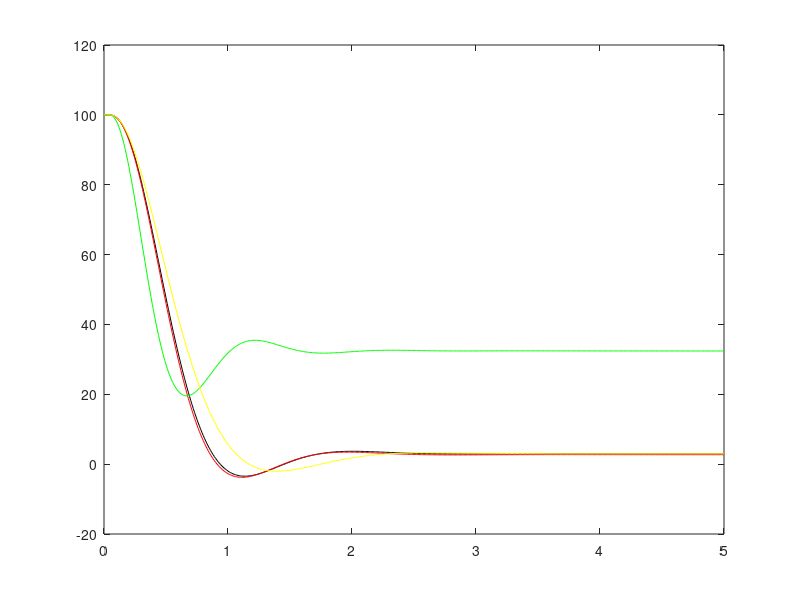
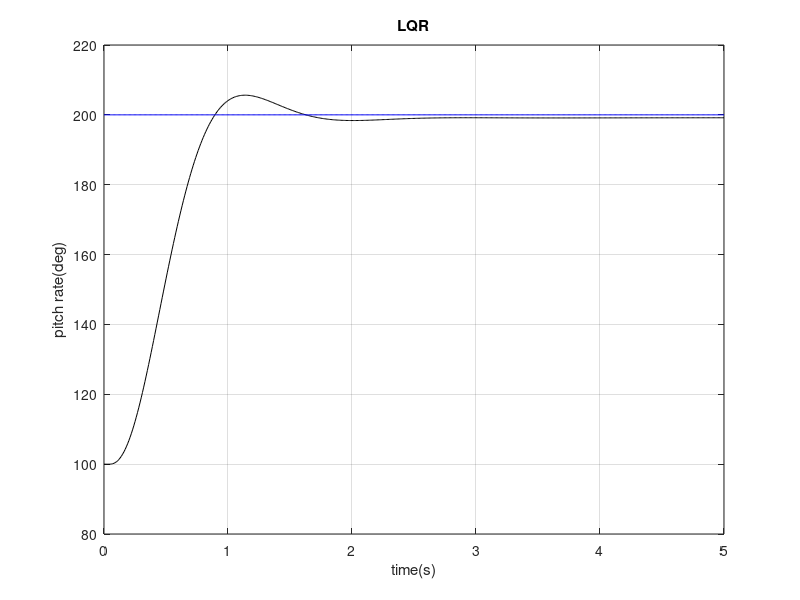

Reproduce these figures in MATLAB, in order. (Note: this script raises an error after producing the figures.)
clc; clear;
%% LQR Controller for altitude control
% Author: Andres Pulido
% November 2021

A = [ -0.0064, 9.2550, 0, -9.81, -0.896;
    -0.0234, -5.1414, 0, 0, 0.9519;
    0, 25., 0, -24.9836, 0;
    0, 0, 0, 0, 1.0;
    -0.7047, -485.6225, 0, 0, -31.4645
    ];
B = [-0.0520; 0.1016; 0; 0; 116.3];
C = eye(5);
D = [0;0;0;0;0];
Q = diag([1, 1, 1, 1, 1]);
R = 0.1;
P = ss(A, B, C, D);

Actuator = tf(20,[1, 20]);
K = lqr(A,B,Q,R);
PA = series(Actuator, P);

%% Regulation
T = feedback(PA,K,1,[1 2 3 4 5], -1);

t = 0:.01:5;
y = initial(T,[22.352; 0; 100; 0; 0; 0],t);
plot(t,y(:,3))


Q1 = diag([1, 1, 1.11, 1, 1]);
Q2 = diag([100, 1, 1, 1, 1]);
Q3 = diag([1, 100, 1, 1, 1]);
R = 1;
 
K = lqr(A,B,Q,R);
K1 = lqr(A,B,Q1,R);
K2 = lqr(A,B,Q2,R);
K3 = lqr(A,B,Q3,R);

T = feedback(PA,K,1,[1 2 3 4 5], -1);
T1 = feedback(PA,K1,1,[1 2 3 4 5], -1);
T2 = feedback(PA,K2,1,[1 2 3 4 5], -1);
T3 = feedback(PA,K3,1,[1 2 3 4 5], -1);

y1 = initial(T1,[22.352; 0; 100; 0; 0; 0],t);
y2 = initial(T2,[22.352; 0; 100; 0; 0; 0],t);
y3 = initial(T3,[22.352; 0; 100; 0; 0; 0],t);
y = initial(T,[22.352; 0; 100; 0; 0; 0],t);

figure(1)
plot(t,y(:,3),'k',t,y1(:,3),'r',t,y2(:,3),'g', t, y3(:,3),'y');
% figure(2)
% plot(t,y(:,4),'k',t,y1(:,4),'r',t,y2(:,4),'g', t, y3(:,4),'y');
% figure(3)
% plot(t,y2(:,3),'k',t,y3(:,3),'r',t,y4(:,3),'g');

%% Tracking
Abar = [A zeros(5,1);-[0 0 1 0 0] 0];
Bbar = [B;0];
 
Q = eye(6);
Q1 = diag([1, 1, 100, 1, 1, 1]);
Q2 = diag([100, 1, 1, 1, 1, 1]);
Q3 = diag([1, 100, 1, 1, 1, 1]);

R = 1;

X = series(K1(3),T);

% K = lqr(Abar,Bbar,Q,R);
K1 = lqr(Abar,Bbar,Q1,R);
% K2 = lqr(Abar,Bbar,Q2,R);
% K3 = lqr(Abar,Bbar,Q3,R);

%PAbar = series(Actuator, Pbar);

I = tf(1,[1 0]);
 
T = feedback(PA,K1(1:5),1,[1 2 3 4 5], -1);
G = series(I,-K1(6));
S = series(G,T);
X1 = feedback(S,1,1,3);
% T = feedback(P,K2(1:2),1,[1:2]);
% G = series(I,-K2(3));
% S = series(G,T);
% X2 = feedback(S,1,1,1);
% 
% T = feedback(P,K3(1:2),1,[1:2]);
% G = series(I,-K3(3));
% S = series(G,T);
% X3 = feedback(S,1,1,1);
 
% t = 0:.1:10;
% opt = stepDataOptions;
% opt.InputOffset = [100 0 0 0 0 ];
% opt.StepAmplitude = 100;
% [y1,t1] = step(X1,t, opt);
y = lsim(X, repelem(200,length(t)), t, [22.352; 0; 100; 0; 0; 0]);
% y1 = lsim(X1, repelem(200,length(t)), t, [22.352; 0; 100; 0; 0; 0; 0]);
% [y2,t2] = step(X2,t);
% [y3,t3] = step(X3,t);
% 
figure(4)
%plot(t,y1(:,1),'k',t,y2(:,1),'g',t,y3(:,1),'r');
plot(t,y(:,3),'k', t, repelem(200,length(t)),'b');
grid on
title('LQR')
xlabel('time(s)')
ylabel('pitch rate(deg)')

figure(6)
rlocus(X(5))
% 
% 
% 
% %---------------------------------------------------------------
% % Make closed-loop with observer
% %---------------------------------------------------------------
% 
% %
% % My guess for the dynamics (purposely make them wrong)
% %
% Aguess = A*.8;       % my guess for state matrix is wrong
% Bguess = B;          % my guess for input matrix is correct
% Cguess = [1 0];      % my guess is we can only measure the first state
% Dguess = 0;          % my guess for feedthrough matrix is correct
% 
% %
% % Try Q,R matrices for dual problem
% %
% Qdual = [1 0;0 100];
% Rdual = 0.001;
% 
% %
% % Make observer gain as controller for dual system
% %
% L = lqr(Aguess',Cguess',Qdual,Rdual);   % compute controller
% L = L';                                 % take transpose from dual system
% 
% %
% % Make observer to have full-state output
% %
% Aobserver = Aguess - L*Cguess;
% Bobserver = [Bguess L];
% Cobserver = eye(2);
% Dobserver = zeros(2,2);
% O = ss(Aobserver,Bobserver,Cobserver,Dobserver);
% 
% %
% % Augment previous LQR controller to get states from observer
% %
% KK = series(O,K3(1:2));
% 
% %
% % Make closed-loop system
% %
% T = feedback(P,KK(1:2),1,[3 1]);
% G = series(I,-K3(3));
% S = series(G,T);
% X = feedback(S,1,1,1);
% 
% %
% % Compute step response
% %
% t = 0:.1:10;
% [yy,tt] = step(X,t);
% 
% %
% % Plot the response using full-state feedback (we called them y3 made K3) 
% %   against the response using observer-estimated states
% %
% figure(5)
% plot(t,y3(:,1),'k',t,yy(:,1),'r');
% legend('measured states','observer states');
% ylabel('Position');
% 
% figure(6)
% plot(t,y3(:,2),'k',t,yy(:,2),'r');
% legend('measured states','observer states');
% ylabel('Velocity');
% 
% 
% figure(7)
% plot(t,y3(:,3),'k',t,yy(:,3),'r');
% legend('measured states','observer states');
% ylabel('Actuation');



